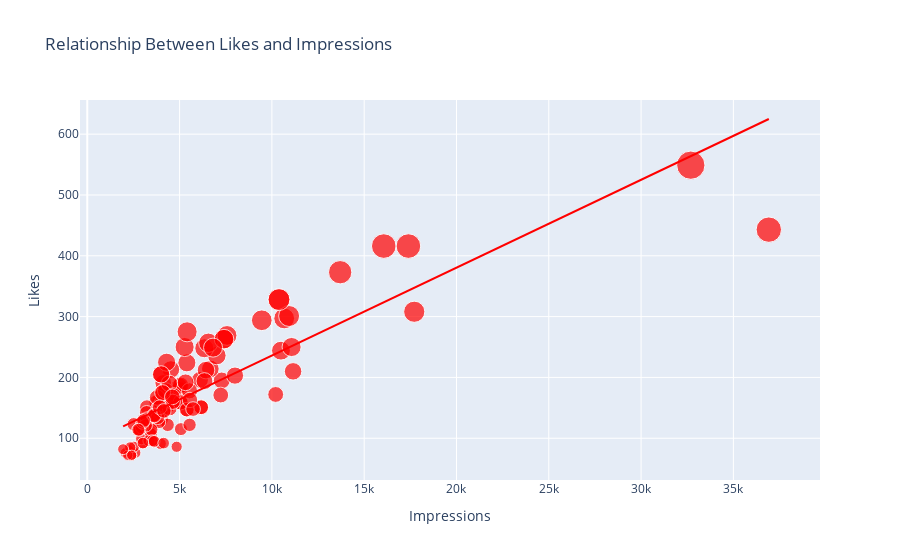

Notebook source saved alongside this figure:
### Markdown cell above
##### Analyzing the Relationships

### Code cell
# Let's have a look at the Relationship between number of Likes and number of Impressions on instagram post
fig = px.scatter(data_frame=data,
                 x="Impressions",
                 y="Likes", size="Likes", trendline="ols",
                 title="Relationship Between Likes and Impressions")
fig.update_traces(marker=dict(color="red"))
fig.show()
